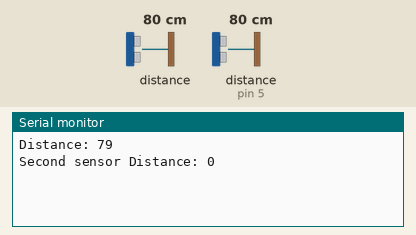
A sketch run on a simulated Arduino Uno, built with avr-gcc and run on an emulated ATmega328P. Shown: the last lines printed to the serial monitor. Wiring (inferred from the names in the program): 2 × ultrasonic range finder: trigger pin 2, echo pin 0 / trigger pin 4, echo pin 5. The test bench sets the inputs (shaded band); at power-on: distance to the obstacle 80 cm, distance to the obstacle (sensor on pin 5) 80 cm. The echo pulse lasts 58.3 µs per cm.

Above: at 3.8 s.
3.9 s: distance to the obstacle (sensor 0) set to 2 cm
At 5.1 s:
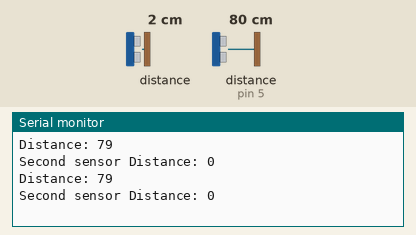
7.8 s: distance to the obstacle (sensor 0) set to 4 cm
At 11.0 s:
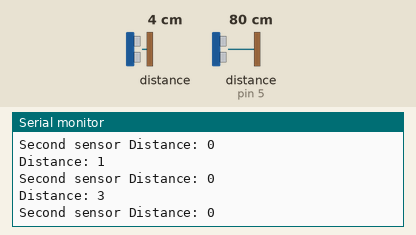
Timing chart, 0 to 12.5 s (numbered marks = the images above; inputs shaded):
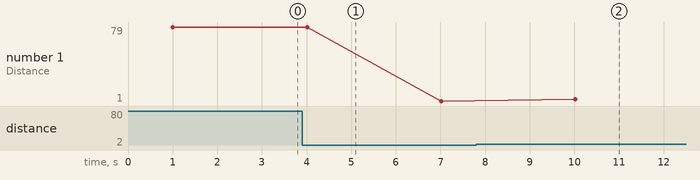

The sketch:

Ultrasonic_Sensor_edit.ino
```cpp
// defines pins numbers
const int trigPin = 2;  //D4
const int echoPin = 0;  //D3
const int trigPinSe = 4;  //D6
const int echoPinSe = 5;  //D5

// defines variables
long duration;
int distance;
long durationSe;
int distanceSe;

void setup() {
pinMode(trigPin, OUTPUT); // Sets the trigPin as an Output
pinMode(echoPin, INPUT); // Sets the echoPin as an Input
pinMode(trigPinSe, OUTPUT); // Sets the trigPin as an Output
pinMode(echoPinSe, INPUT); // Sets the echoPin as an Input
Serial.begin(9600); // Starts the serial communication
}

void loop() {
// Clears the trigPin
digitalWrite(trigPin, LOW);
delayMicroseconds(2);
digitalWrite(trigPinSe, LOW);
delayMicroseconds(2);

// Sets the trigPin on HIGH state for 10 micro seconds
digitalWrite(trigPin, HIGH);
digitalWrite(trigPinSe, HIGH);
delayMicroseconds(10);
digitalWrite(trigPin, LOW);
digitalWrite(trigPinSe, LOW);

// Reads the echoPin, returns the sound wave travel time in microseconds
duration = pulseIn(echoPin, HIGH);
durationSe = pulseIn(echoPinSe, HIGH);
// Calculating the distance
distance= duration*0.034/2;
distanceSe= durationSe*0.034/2;
// Prints the distance on the Serial Monitor

Serial.print("Distance: ");
Serial.println(distance);
Serial.print("Second sensor Distance: ");
Serial.println(distanceSe);
delay(2000);
}
```

Measured:
- after the input at 7.8 s, the serial monitor: prints a new line after 2.2 s (image 2)
- plotted number 1: 79 → 1 after the input at 3.9 s, 1 → 3 after the input at 7.8 s
